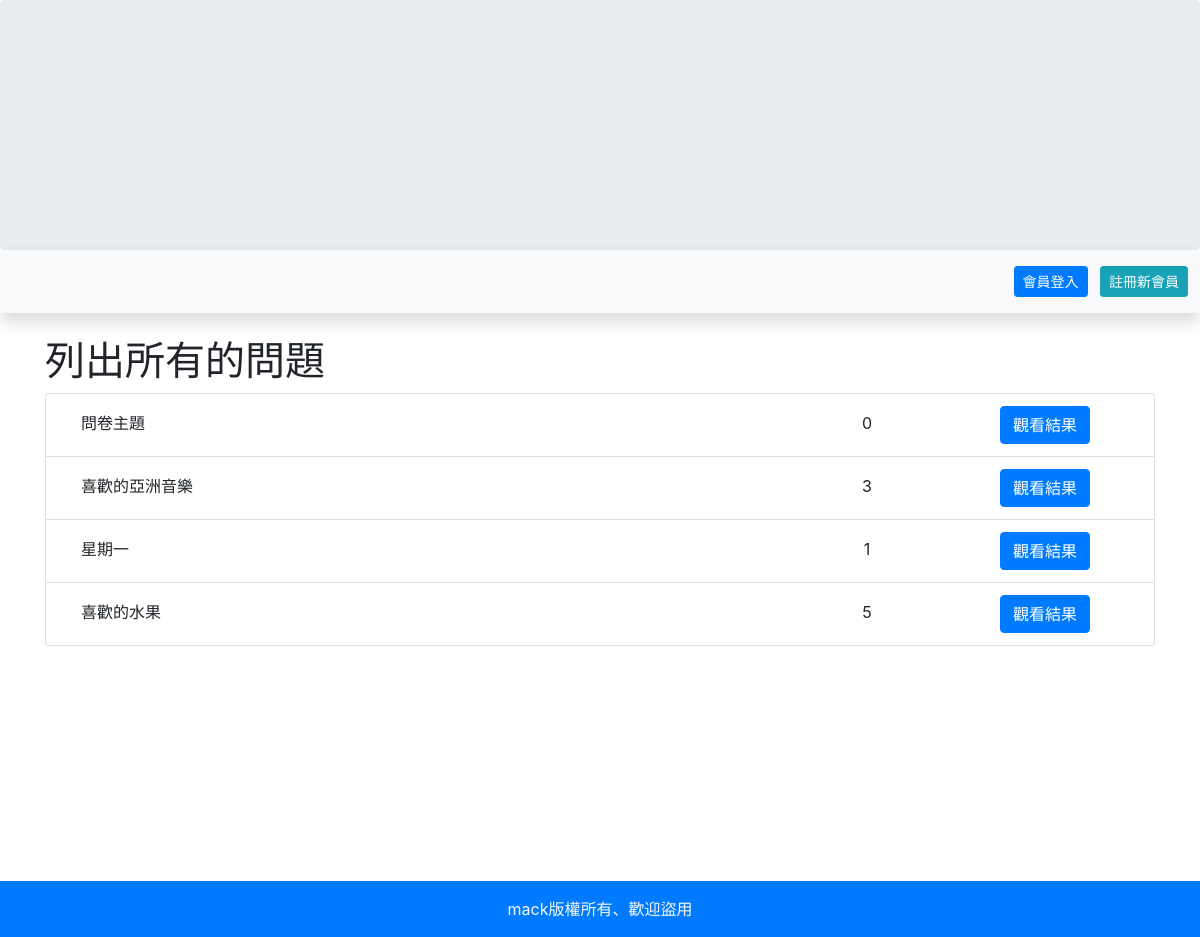
Before: / with the older database file.
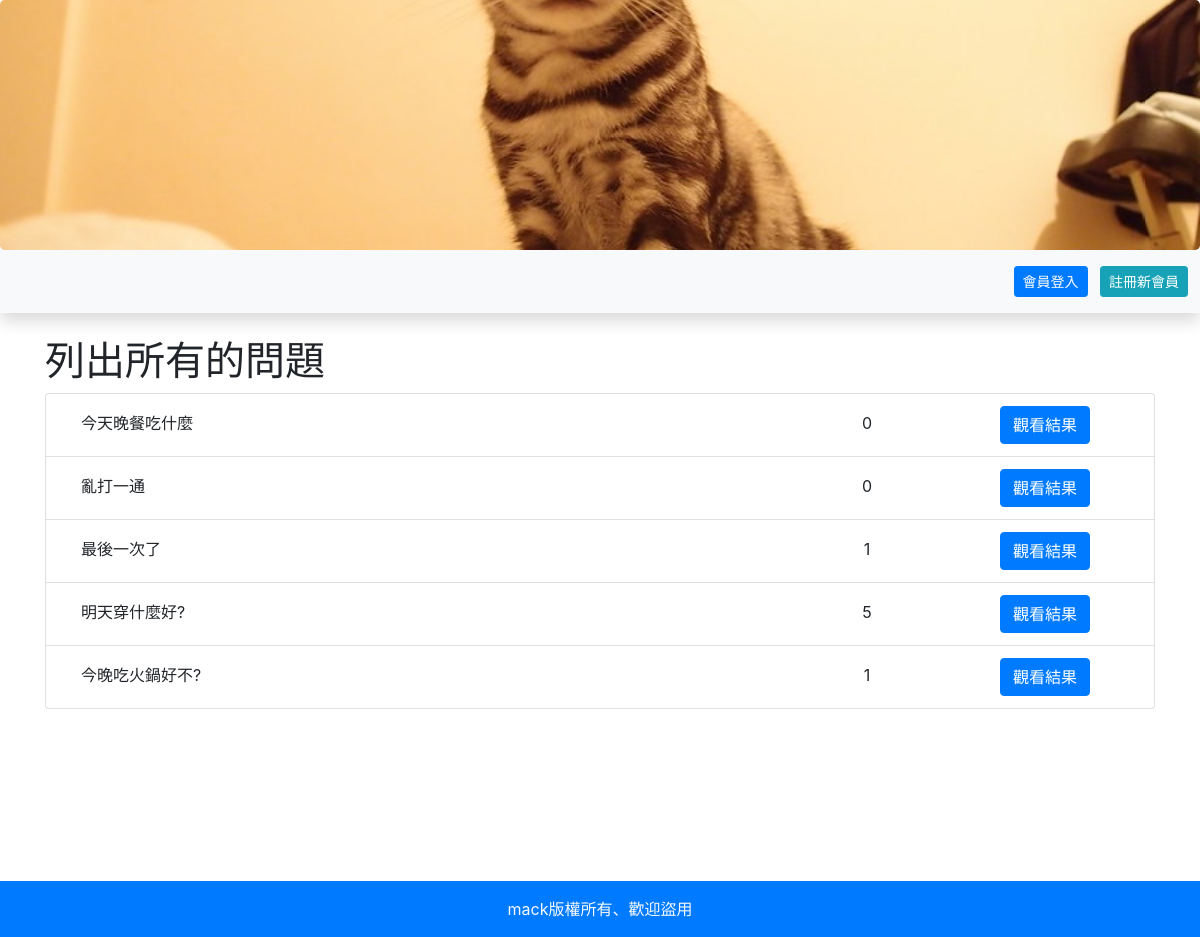
After: the same page with the newer database file.
### tables this page shows
CREATE TABLE `topics` (
  `id` int(11) UNSIGNED NOT NULL,
  `topic` varchar(128) NOT NULL
);

CREATE TABLE `ad` (
  `id` int(11) UNSIGNED NOT NULL,
  `name` varchar(64) NOT NULL,
  `sh` tinyint(1) UNSIGNED NOT NULL,
  `intro` varchar(64) DEFAULT NULL
);

### api/db.php (called while the page is built, shortened)
<?php
$dsn = "mysql:host=localhost;charset=utf8;dbname=mypolling";
$pdo = new PDO($dsn, 'root', '');
function rows($table, $array)
{
    global $pdo;
    $sql = "SELECT count(*) FROM `$table` WHERE ";
    foreach ($array as $key => $value) {
        $tmp[] = "`$key`='$value'";
    }
    $sql = $sql . implode(" AND ", $tmp);
    return $pdo->query($sql)->fetchColumn();
}
function all($table, ...$arg)
{
    global $pdo;
    $sql = "SELECT * FROM `$table` ";
    if (isset($arg[0])) {
        if (is_array($arg[0])) {
            foreach ($arg[0] as $key => $value) {
                $tmp[] = "`$key`='$value'";
            }
            $sql = $sql . "where " . implode(" AND ", $tmp);
        } else {
            $sql = $sql . $arg[0];
        }
    }
    $rows = $pdo->query($sql)->fetchAll(PDO::FETCH_ASSOC);
    return $rows;
}
function q($sql)
{
    global $pdo;
    return $pdo->query($sql)->fetchAll(PDO::FETCH_ASSOC);
}

### frontend/show_vote_list.php (the view)
<h1>列出所有的問題</h1>
<?php
$subjects=all('topics');
echo "<ol class='list-group'>";
foreach ($subjects as $key => $value) {
    if(rows('options',['topic_id'=>$value['id']]) > 0){
    echo "<li class='list-group-item'>";
    if(isset($_SESSION['user'])){
        echo "<a class='d-inline-block col-md-8' href='index.php?do=vote&id={$value['id']}'>";
        echo $value['topic'];
        echo "</a>";
    }else{
        echo "<span class='d-inline-block col-md-8'>".$value['topic']."</span>";
    }
    $count=q("select sum(`count`) as '總計' from `options` where `topic_id`='{$value['id']}'");
    echo "<span class='d-inline-block col-md-2 text-center'>";
    echo $count[0]['總計'];
    echo "</span>";
    echo "<a href='?do=vote_result&id={$value['id']}' class='d-inline-block col-md-2 text-center'>";
    echo "<button class='btn btn-primary'>觀看結果</button>";
    echo "</a>";
    echo "</li>";
}
}
echo "</ol>";
?>

### index.php (shortened to what this page needs)
<?php include_once "./api/db.php";?>
<!DOCTYPE html>
<html lang="en">
<head>
    <link rel="stylesheet" href="https://stackpath.bootstrapcdn.com/bootstrap/4.1.1/css/bootstrap.min.css">
</head>
<body>
<div class="jumbotron p-0 mb-0" style="overflow:hidden;height:250px">
<a href="index.php">
<div id="carouselExampleSlidesOnly" class="carousel slide position-relative" data-ride="carousel">
  <div class="carousel-inner position-absolute" style="top:-250px">
  <?php
    $images=all('ad',['sh'=>1]);
    foreach($images as $key => $image){
      if($key==0){
        echo "<div class='carousel-item active'>";
      }else{
        echo "<div class='carousel-item'>";
      }
      echo "  <img class='d-block w-100' src='image/{$image['name']}' title='{$image['intro']}'>";
      echo "</div>";
    }
  ?>
  </div>
</div>
</a>
</div>
<nav class='bg-light shadow py-3 px-2 d-flex justify-content-between mb-4'>
<div>&nbsp;</div>
<?php
if(isset($_SESSION['user'])){
  echo "<span class='pr-5'>歡迎！{$_SESSION['user']}</span>";
?>
<div>
  <a class="btn btn-sm btn-primary mx-1" href="logout.php">登出</a>
</div>
<?php
}else{
?>
<div>
  <a class="btn btn-sm btn-primary mx-1" href="?do=login">會員登入</a>
  <a class="btn btn-sm btn-info mx-1" href="?do=reg">註冊新會員</a>
</div>
<?php
}
?>
</nav>
<div class="container">
<?php
$do=(isset($_GET['do']))?$_GET['do']:'show_vote_list';
$file="./frontend/".$do.".php";
if(file_exists($file)){
    include $file;
}else{
    include "./frontend/show_vote_list.php";
}
?>
</div>
<div class="p-3 text-center text-light bg-primary">mack版權所有、歡迎盜用</div>
</body>
</html>

Changed rows visible on the page:
added ad: name (picture)
changed topics: topic "問卷主題" → "今天晚餐吃什麼"
changed topics: topic "喜歡的亞洲音樂" → "亂打一通"; 總計 "3" → "0"
changed topics: topic "星期一" → "最後一次了"
changed topics: topic "喜歡的水果" → "明天穿什麼好?"
added topics: topic "今晚吃火鍋好不?", 總計 "1"
